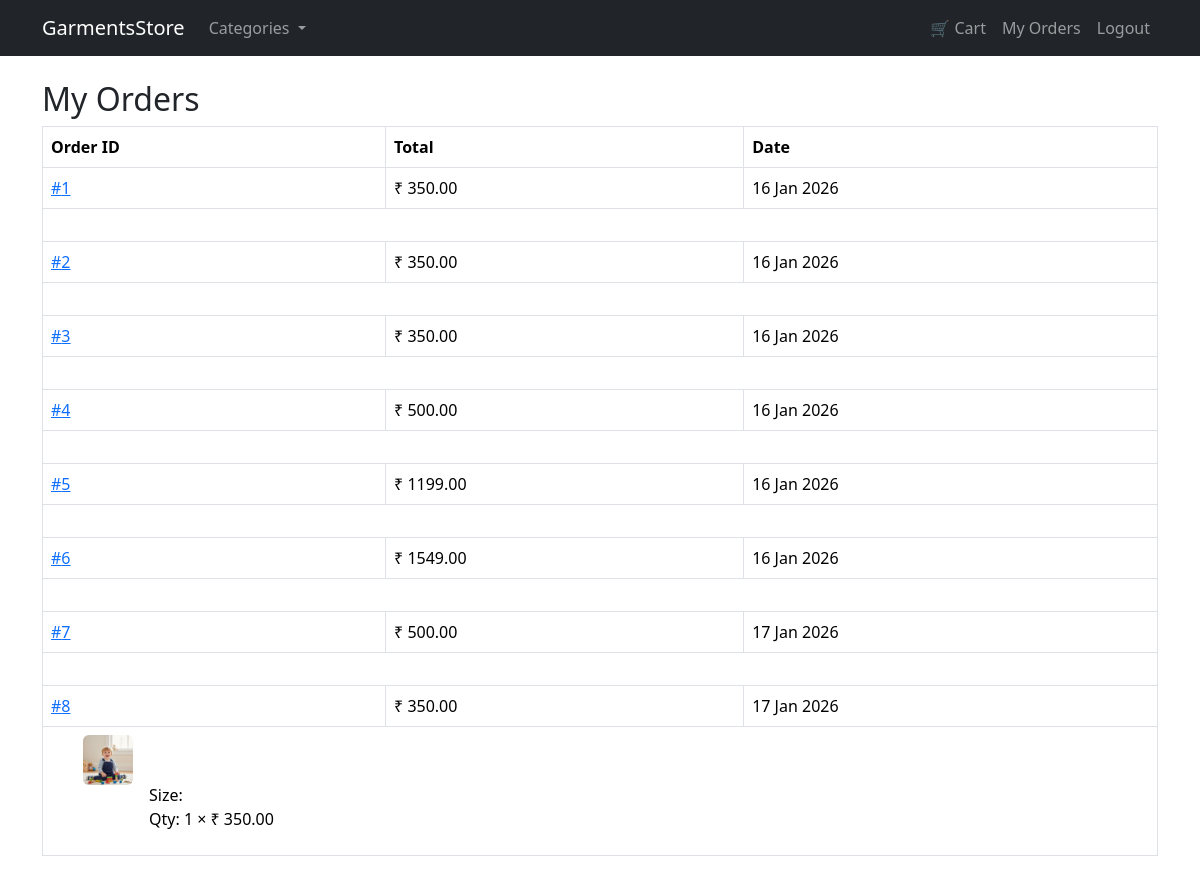
Page /my-orders/ (signed in) on the earlier database version.
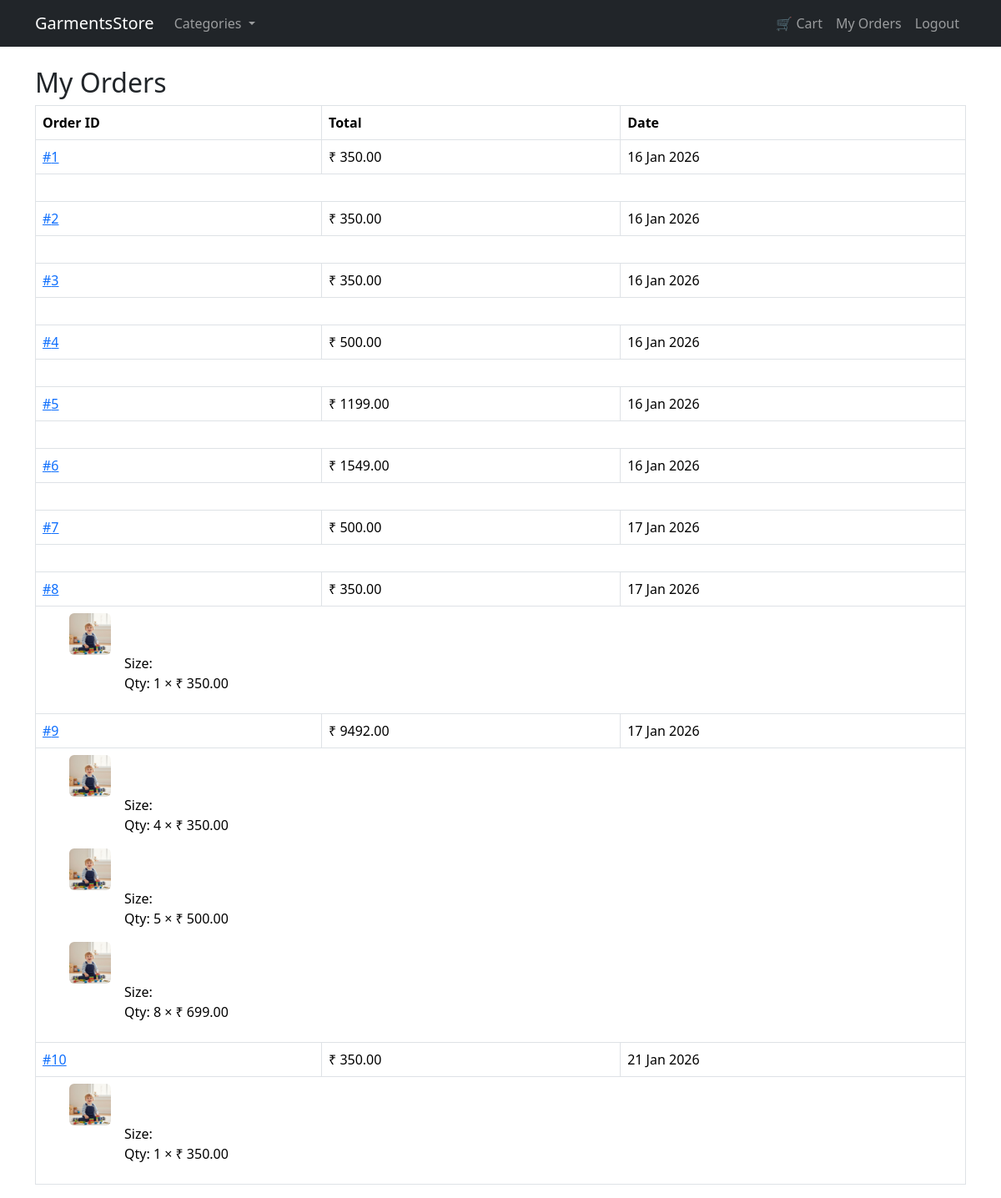
Same page on the later database version.
### orders/models.py (models this page shows, shortened)
class Order(models.Model):
    STATUS_CHOICES = [
        ('pending', 'Pending'),
        ('shipped', 'Shipped'),
        ('delivered', 'Delivered'),
    ]
    user = models.ForeignKey(
        User,
        on_delete=models.CASCADE,
        null=True,
        blank=True
    )
    full_name = models.CharField(max_length=100)
    address = models.TextField()
    city = models.CharField(max_length=50)
    phone = models.CharField(max_length=15)
    total_amount = models.DecimalField(max_digits=10, decimal_places=2)
    status = models.CharField(
        max_length=20,
        choices=STATUS_CHOICES,
        default='pending'
    )
    created_at = models.DateTimeField(auto_now_add=True)

class OrderItem(models.Model):
    order = models.ForeignKey(
        Order,
        on_delete=models.CASCADE,
        related_name='items'
    )
    product = models.ForeignKey(
        Product,
        on_delete=models.SET_NULL,
        null=True
    )
    product_name = models.CharField(max_length=200)
    product_description = models.TextField()
    size = models.CharField(max_length=20)
    price = models.DecimalField(max_digits=10, decimal_places=2)
    quantity = models.PositiveIntegerField()

### products/models.py (models this page shows, shortened)
class Product(models.Model):
    category = models.ForeignKey(Category, on_delete=models.CASCADE)
    brand = models.ForeignKey(
        Brand,
        on_delete=models.SET_NULL,
        null=True,
        blank=True
    )
    name = models.CharField(max_length=200)
    description = models.TextField(blank=True)
    price = models.DecimalField(max_digits=10, decimal_places=2)
    image = models.ImageField(upload_to='products/')
    stock = models.PositiveIntegerField()
    sizes = models.ManyToManyField(Size, blank=True)
    is_available = models.BooleanField(default=True)

### orders/views.py (the view)
# urls.py: path('my-orders/', views.my_orders, name='my_orders'),
@login_required
def my_orders(request):
    orders = Order.objects.filter(user=request.user)
    return render(request, 'orders/my_orders.html', {
        'orders': orders
    })

### templates/orders/my_orders.html (shortened to what this page needs)
{% extends 'base.html' %}
{% block content %}
<h2>My Orders</h2>
<table class="table table-bordered">
    <tr>
        <th>Order ID</th>
        <th>Total</th>
        <th>Date</th>
    </tr>
    {% for order in orders %}
    <tr>
        <td>
            <a href="{% url 'orders:order_detail' order.id %}">
                #{{ order.id }}
            </a>
        </td>
        <td>₹ {{ order.total_amount }}</td>
        <td>{{ order.created_at|date:"d M Y" }}</td>
    </tr>
    <tr>
        <td colspan="3">
            <ul>
                {% for item in order.items.all %}
                <li class="d-flex align-items-start mb-3">
                    {% if item.product and item.product.image %}
                    <img src="{{ item.product.image.url }}" width="50" height="50" class="me-3 rounded"
                        style="object-fit: cover;">
                    {% endif %}
                    <div>
                        <strong>{{ item.product_name }}</strong><br>
                        <br>
                        Size: <strong>{{ item.size }}</strong><br>
                        Qty: {{ item.quantity }} × ₹ {{ item.price }}
                    </div>
                </li>
                {% endfor %}
            </ul>
        </td>
    </tr>
    {% empty %}
    <tr>
        <td colspan="3">No orders found.</td>
    </tr>
    {% endfor %}
</table>
{% endblock %}

### templates/base.html (shortened to what this page needs)
{% load static %}
<!DOCTYPE html>
<html lang="en">
<head>
    <link rel="stylesheet" href="https://cdn.jsdelivr.net/npm/bootstrap@5.3.2/dist/css/bootstrap.min.css">
    <link rel="stylesheet" href="{% static 'css/style.css' %}">
</head>
<body>
    <nav class="navbar navbar-expand-lg navbar-dark bg-dark">
        <div class="container">
            <a class="navbar-brand" href="/">GarmentsStore</a>
            <div class="collapse navbar-collapse" id="navbarNav">
                <ul class="navbar-nav me-auto">
                    <li class="nav-item dropdown">
                        <a class="nav-link dropdown-toggle" href="#" role="button" data-bs-toggle="dropdown">
                            Categories
                        </a>
                    </li>
                </ul>
                <ul class="navbar-nav">
                    <li class="nav-item">
                        <a class="nav-link" href="{% url 'cart:cart_detail' %}">
                            🛒 Cart
                        </a>
                    </li>
                    {% if user.is_authenticated %}
                    <li class="nav-item">
                        <a class="nav-link" href="{% url 'orders:my_orders' %}">
                            My Orders
                        </a>
                    </li>
                    <li class="nav-item nav-link" >
                        <form method="post" action="{% url 'logout' %}">
                            <button type="submit" class="nav-link btn btn-link p-0">
                                Logout
                            </button>
                        </form>
                    </li>
                    {% endif %}
                </ul>
            </div>
        </div>
    </nav>
    <div class="container mt-4">
        {% block content %}{% endblock %}
    </div>
</body>
</html>

### static/css/style.css (style rules this page uses)
img { max-height: 450px; object-fit: cover; }

Differences in the rows shown:
added Order: id "9", total_amount "9492.00", created_at "17 Jan 2026"
added OrderItem: product.image (picture), quantity "4", price "350.00", shown under "9"
added OrderItem: product.image (picture), quantity "5", price "500.00", shown under "9"
added OrderItem: product.image (picture), quantity "8", price "699.00", shown under "9"
added Order: id "10", total_amount "350.00", created_at "21 Jan 2026"
added OrderItem: product.image (picture), quantity "1", price "350.00", shown under "10"
